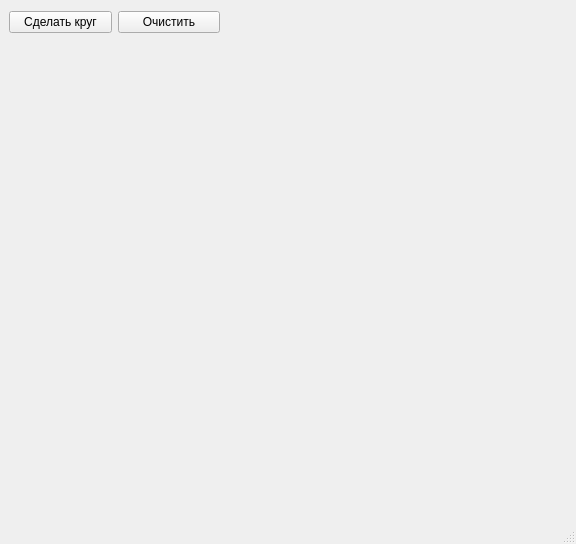
<?xml version="1.0" encoding="UTF-8"?>
<ui version="4.0">
 <class>MainWindow</class>
 <widget class="QMainWindow" name="MainWindow">
  <property name="geometry">
   <rect>
    <x>0</x>
    <y>0</y>
    <width>576</width>
    <height>544</height>
   </rect>
  </property>
  <property name="windowTitle">
   <string>MainWindow</string>
  </property>
  <widget class="QWidget" name="centralwidget">
   <widget class="QLabel" name="label">
    <property name="geometry">
     <rect>
      <x>10</x>
      <y>50</y>
      <width>531</width>
      <height>431</height>
     </rect>
    </property>
    <property name="text">
     <string/>
    </property>
   </widget>
   <widget class="QWidget" name="horizontalLayoutWidget">
    <property name="geometry">
     <rect>
      <x>9</x>
      <y>10</y>
      <width>211</width>
      <height>25</height>
     </rect>
    </property>
    <layout class="QHBoxLayout" name="horizontalLayout">
     <item>
      <widget class="QPushButton" name="drawPushButton">
       <property name="text">
        <string>Сделать круг</string>
       </property>
      </widget>
     </item>
     <item>
      <widget class="QPushButton" name="cleanPushButton">
       <property name="text">
        <string>Очистить</string>
       </property>
      </widget>
     </item>
    </layout>
   </widget>
  </widget>
  <widget class="QMenuBar" name="menubar">
   <property name="geometry">
    <rect>
     <x>0</x>
     <y>0</y>
     <width>576</width>
     <height>21</height>
    </rect>
   </property>
  </widget>
  <widget class="QStatusBar" name="statusbar"/>
 </widget>
 <resources/>
 <connections/>
</ui>
